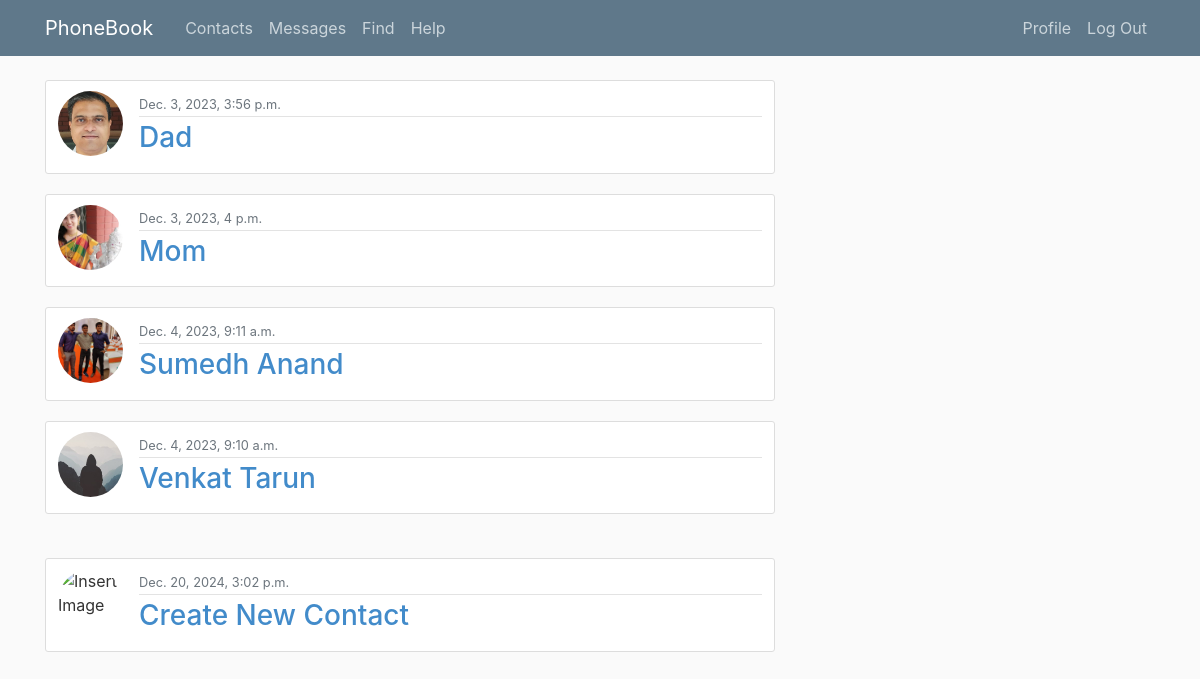
The page / (signed in) on the database its author committed.
### contacts/models.py (models this page shows, shortened)
class Contact(models.Model):
    name = models.CharField(max_length=100)
    number = PhoneNumberField(unique=True)
    class relationship(models.TextChoices):
        family = 'family'
        friend = 'friend'
        colleague = 'colleague'
        partner = 'partner'
        other = 'other'
    relationship_type = models.TextField(choices = relationship.choices, default = relationship.other)
    email = models.EmailField(default = '', blank = True, null = True)
    info = models.TextField(default='',blank=True,null=True)
    date_posted = models.DateTimeField(default=timezone.now)
    author = models.ForeignKey(Usero, on_delete=models.CASCADE)
    image = models.ImageField(default = 'default.jpeg',upload_to='profile_pics')

### contacts/views.py (the view)
# urls.py: path('', views.home, name='contacts-home'),
@login_required
def home(request):
    context = {
        'contacts': sorted(Contact.objects.filter(author = request.user), key = lambda u : u.name),
        'user' : request.user,
        'current_url' : request.path,
        'time' : datetime.now()
    }
    return render(request, 'contacts/home.html', context)

### contacts/templates/contacts/home.html (shortened to what this page needs)
{% extends "contacts/base.html" %}
{% load static %}
{% block content %}
  {% if contacts %}
    {% for contact in contacts %}
    {% if contact.author == user %}
        <article class="media content-section">
            {% if contact.image %}
            <img class="rounded-circle article-img" src="{{contact.image.url}}">
            {% else %}
            <img class="rounded-circle article-img" src="{% static 'contacts/default.jpeg'%}">
            {% endif %}
          <div class="media-body">
            <div class="article-metadata">
              <small class="text-muted">{{ contact.date_posted }}</small>
            </div>
            <h3><a class="article-title" href="{% url 'contact-detail' contact.id %}">{{ contact.name }}</a></h3>
          </div>
        </article>
    {% endif %}
    {% endfor %}
    <br>
    <article class="media content-section">
      <img class="rounded-circle article-img" src="{% static 'contacs/default.jpeg'%}" alt="Insert Image">
    <div class="media-body">
      <div class="article-metadata">
        <small class="text-muted">{{ time }}</small>
      </div>
      <h3><a class="article-title" href="{% url 'contact-create' %}"> Create New Contact </a></h3>
    </div>
  </article>
  {% endif %}
{% endblock content %}

### contacts/templates/contacts/base.html (shortened to what this page needs)
{% load static %}
<!DOCTYPE html>
<html>
<head>
    <link rel="stylesheet" href="https://maxcdn.bootstrapcdn.com/bootstrap/4.0.0/css/bootstrap.min.css">
    <link rel="stylesheet" type="text/css" href="{% static 'contacts/main.css' %}">
</head>
<body>
    <header class="site-header">
      <nav class="navbar navbar-expand-md navbar-dark bg-steel fixed-top">
        <div class="container">
          {% if request.resolver_match.view_name == 'contacts-home2'%}
          <a class="navbar-brand mr-4" href="{% url 'contacts-home2' %}">Contacts</a>
          {% else %}
          <a class="navbar-brand mr-4" href="{% url 'contacts-home' %}">PhoneBook</a>
          {% endif %}
          <div class="collapse navbar-collapse" id="navbarToggle">
            <div class="navbar-nav mr-auto">
              {% if request.resolver_match.view_name == 'contacts-home2' or request.resolver_match.view_name == 'contact-detail' %}
              <a class="nav-item nav-link" href="#">         </a>
              <a class="nav-item nav-link" href="{% url 'contact-create' %}">Add </a>
              {% if request.resolver_match.view_name == 'contact-detail' %}
              <a class="nav-item nav-link" href="{% url 'contact-update' contact.id %}">Update </a>
              <a class="nav-item nav-link" href="{% url 'contact-delete' contact.id %}">Delete Contact</a>
              {% else %}
              <a class="nav-item nav-link" href="#">Update </a>
              <a class="nav-item nav-link" href="#">Delete Contact</a>
              {% endif %}
              {% else %}
              <a class="nav-item nav-link" href="{% url 'contacts-home2' %}">Contacts</a>
              <a class="nav-item nav-link" href="#">Messages</a>
              <a class="nav-item nav-link" href="#">Find</a>
              <a class="nav-item nav-link" href="#">Help</a>
              {% endif %}
            </div>
            <div class="navbar-nav">
              {% if user.is_authenticated %}
              <a class="nav-item nav-link" href="{% url 'profile' %}">Profile</a>
              <a class="nav-item nav-link" href="{% url 'logout' %}">Log Out</a>
              {% else %}
              <a class="nav-item nav-link" href="{% url 'login' %}">Login</a>
              <a class="nav-item nav-link" href="{% url 'register' %}">Register</a>
              {% endif %}
            </div>
          </div>
        </div>
      </nav>
    </header>
    <main role="main" class="container">
      <div class="row">
        <div class="col-md-8">
          {% block content %}{% endblock %}
        </div>
      </div>
    </main>
</body>
</html>

### contacts/static/contacts/main.css (style rules this page uses)
body { background: #fafafa; color: #333333; margin-top: 5rem; }
h1, h2,h3, h5, h6 { color: #428bca; }
.bg-steel { background-color: #5f788a; }
.site-header .navbar-nav .nav-link { color: #cbd5db; }
.content-section { background: #ffffff; padding: 10px 12px; border: 1px solid #dddddd; border-radius: 3px; margin-bottom: 20px; }
.article-title { color: #428bca; }
.article-img { height: 65px; width: 65px; margin-right: 16px; }
.article-metadata { padding-bottom: 1px; margin-bottom: 4px; border-bottom: 1px solid #e3e3e3 }

### rows shown on the page
Contact: image (picture), date_posted "Dec. 3, 2023, 3:56 p.m.", name "Dad"
Contact: image (picture), date_posted "Dec. 3, 2023, 4 p.m.", name "Mom"
Contact: image (picture), date_posted "Dec. 4, 2023, 9:11 a.m.", name "Sumedh Anand"
Contact: image (placeholder picture), date_posted "Dec. 4, 2023, 9:10 a.m.", name "Venkat Tarun"
